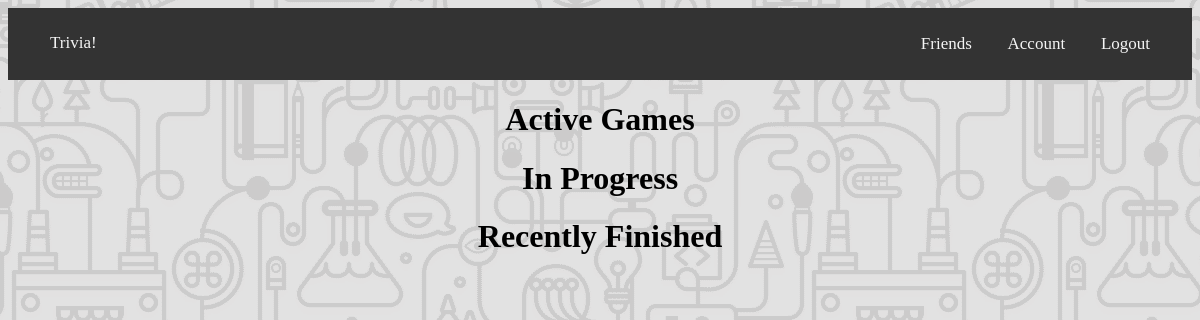
/active (signed in), run on an earlier commit of the app's database.
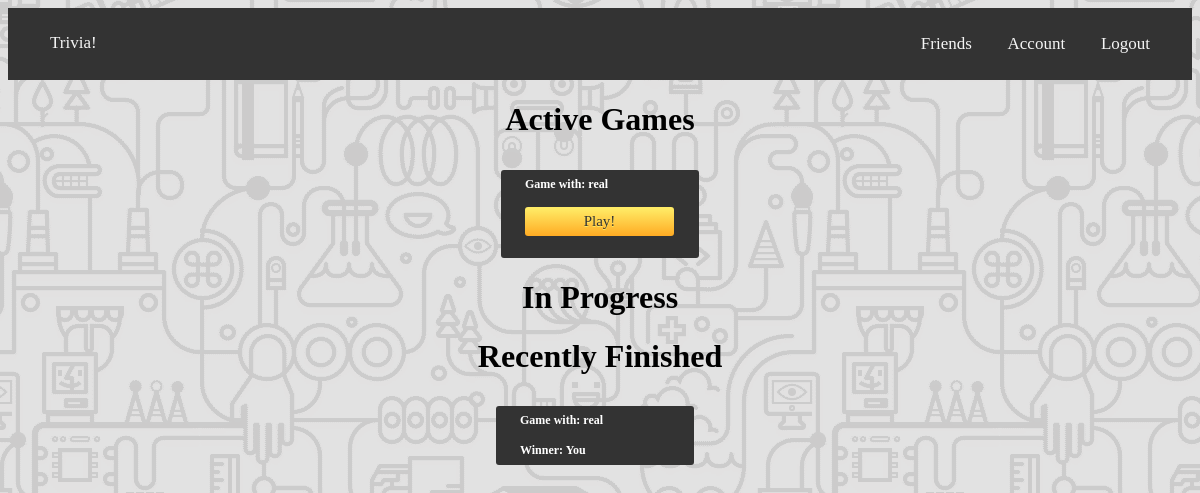
And on a later commit of the database.
### Application/models.py (models this page shows, shortened)
class Game(db.Model):
	id = db.Column(db.Integer, primary_key=True)
	player1 = db.Column(db.Integer, db.ForeignKey('user.id'), nullable=False)
	score1 = db.Column(db.Integer, unique=False, nullable=False, default=0)
	player2 = db.Column(db.Integer, db.ForeignKey('user.id'), nullable=False) # need to take a look at this
	score2 = db.Column(db.Integer, unique=False, nullable=False, default=0)
	done = db.Column(db.Boolean, unique=False, nullable=False, default=False)
	over = db.Column(db.Boolean, unique=False, nullable=False, default=False)

class User(db.Model, UserMixin):
	id = db.Column(db.Integer, primary_key=True)
	username = db.Column(db.String(20), unique=True, nullable=False)
	email = db.Column(db.String(120), unique=True, nullable=False)
	password = db.Column(db.String(60), nullable=False)
	games_won = db.Column(db.Integer(), nullable=False, default=0)
	friend_list = db.relationship("User", secondary=friends, primaryjoin = (friends.c.self_id == id), secondaryjoin = (friends.c.friend_id == id), backref= db.backref('friends', lazy='dynamic'), lazy='dynamic')
	games = db.relationship("Game", secondary=game_table, backref=db.backref('games', lazy='dynamic'))

### Application/routes.py (the view)
@application.route('/active') # shows current user their "active" games
@login_required
def active():
	return render_template('active.html', title="Active Games", User=User)

### Application/models.py (called while the page is built)
@login_manager.user_loader # loads in user
def load_user(user_id):
	return User.query.get(int(user_id))

### Application/templates/active.html (shortened to what this page needs)
{% extends "layout.html" %}
{% block content %}
<div>
	<h1>Active Games</h1>
	<div class="future">
	{% for game in current_user.games %}
		{% if current_user.id == game.player1 and game.done == false %}
			<div style="position:relative; left:50%; margin-left:-99px; margin-top:10px; background-color:#333333; -moz-border-radius:3px; -webkit-border-radius:3px; border-radius:3px; display:inline-block; color:white; font-size:12px;font-weight:bold;padding:7px 24px;text-decoration:none;width:150px;transition: 1s ease;">
				Game with: {{ User.query.filter_by(id=game.player2).first().username }}<br><br>
				<a href="/friends/{{game.id}}" class="myButton" style="text-align: center; width: 101px;">Play!</a><br><br>
			</div>
		{% endif %}
	{% endfor %}
	</div>
	<h1>In Progress</h1>
	<h1>Recently Finished</h1>
	<div class="past">
	{% for game in current_user.games %}
		{% if game.over == true and game.done == true %}
			{% if current_user.id == game.player1 %}
				<div style="position:relative; left:50%; margin-left:-104px; margin-top:10px; background-color:#333333; -moz-border-radius:3px; -webkit-border-radius:3px; border-radius:3px; display:inline-block; color:white; font-size:12px;font-weight:bold;padding:7px 24px;text-decoration:none;width:150px;transition: 1s ease;">
					Game with: {{ User.query.filter_by(id=game.player2).first().username }}<br><br>
			{% else %}
				<div style="position:relative; left:50%; margin-left:-104px; margin-top:10px; background-color:#333333; -moz-border-radius:3px; -webkit-border-radius:3px; border-radius:3px; display:inline-block; color:white; font-size:12px;font-weight:bold;padding:7px 24px;text-decoration:none;width:150px;transition: 1s ease;">
					Game with: {{ User.query.filter_by(id=game.player1).first().username }}<br><br>
			{% endif %}
			{% if game.score1 > game.score2 %}
				{% if current_user.id == game.player1 %}
					Winner: You<br></div>
				{% else %}
					Winner: {{ User.query.filter_by(id=game.player2).first().username }}<br><br></div>
				{% endif %}
			{% elif game.score1 == game.score2 %}
				Tie Game!<br></div>
			{% else %}
				{% if current_user.id == game.player2 %}
					Winner: You<br></div>
				{% else %}
					Winner: {{ User.query.filter_by(id=game.player2).first().username }}<br></div>
				{% endif %}
			{% endif %}
		{% endif %}
	{% endfor %}
	</div>
</div>
{% endblock content %}

What changed in the data, as far as the page shows it:
now on this page (row edited): Game: query.filter_by "real", shown under "Active Games"
now on this page (row edited): Game: query.filter_by "real", score1 "Winner: You", shown under "Recently Finished"
